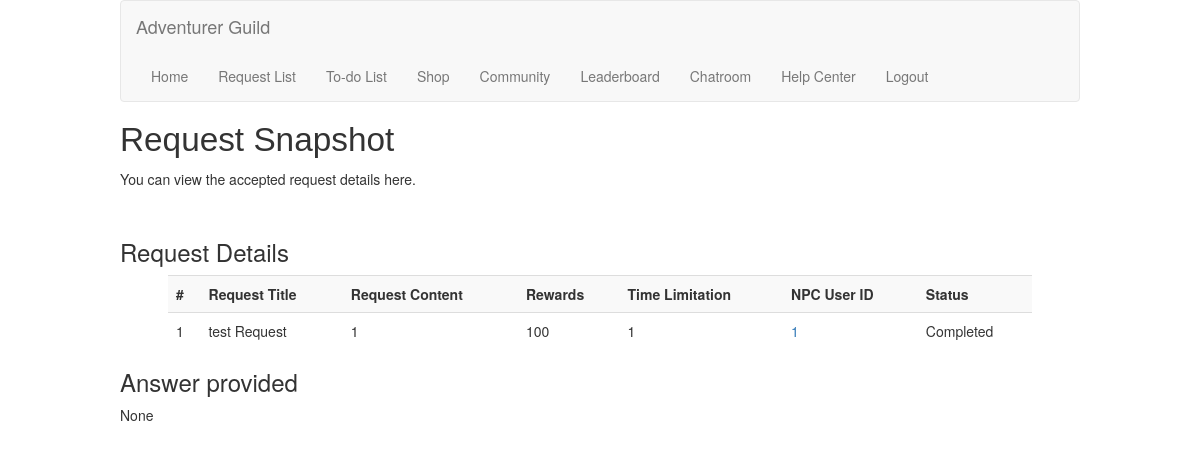
/requestdetails/1 (signed in), run on the app's committed database.
### models/sqlmodels.py (models this page shows, shortened)
class Requests(db.Model):
    __tablename__ = 'requests'
    requestID = Column(Integer, primary_key=True, autoincrement=True)
    title = Column(String(120), nullable=False)
    content = Column(Text, nullable=False)
    rewards = Column(String(120))
    timelimit = Column(String(120))
    userID = Column(String(120), ForeignKey('users.userID', name='fk_requests_userID'))
    status = Column(Text, nullable=False, default="Available")
    answer = Column(Text)

### app.py (the view)
    @app.route("/requestdetails/<id>", methods=['GET'])
    @login_required
    def requestDetails(id):
        result = Requests.query.filter(Requests.requestID == id).first()
        if result:
            return render_template("requestDetail.html", result=result)
        else:
            return render_template("requestDetail.html", errmsg=f"We cannot find any content.")

### app.py (called while the page is built)
    @login_manager.user_loader
    def load_user(user_id):
        return User(user_id)

### templates/requestDetail.html (shortened to what this page needs)
{% extends 'base.html' %}
{% block content %}
    <h1 id="pageBanner">Request Snapshot</h1>
    <p>You can view the accepted request details here.</p>
    <br>
    <h3>Request Details</h3>
    <table class="table table-striped listcontents">
        <tbody>
        <tr>
            <th scope="col">#</th>
            <th scope="col">Request Title</th>
            <th scope="col">Request Content</th>
            <th scope="col">Rewards</th>
            <th scope="col">Time Limitation</th>
            <th scope="col">NPC User ID</th>
            <th scope="col">Status</th>
        </tr>
        <tr>
            <td>{{ result.requestID }}</td>
            <td>{{ result.title }}</td>
            <td>{{ result.content }}</td>
            <td>{{ result.rewards }}</td>
            <td>{{ result.timelimit }}</td>
            <td><a href="/profile/{{result.userID}}" title="View NPC details" target="_blank">{{ result.userID }}</a></td>
            <td>{{ result.status }}</td>
        </tr>
        </tbody>
    </table>
    <h3>Answer provided</h3>
    <p>{{ result.answer }}</p>
{% endblock %}

### static/css/main.css (style rules this page uses)
a { text-decoration: none; }
.listcontents { width: 90%; margin-left: auto; margin-right: auto; }
#pageBanner { font-family: 'Gill Sans', 'Gill Sans MT', Calibri, 'Trebuchet MS', sans-serif; font-size: 25pt; }

### data on the page
Requests: requestID "1", title "test Request", content "1", rewards "100", timelimit "1", userID "1", status "Completed", answer "None"
